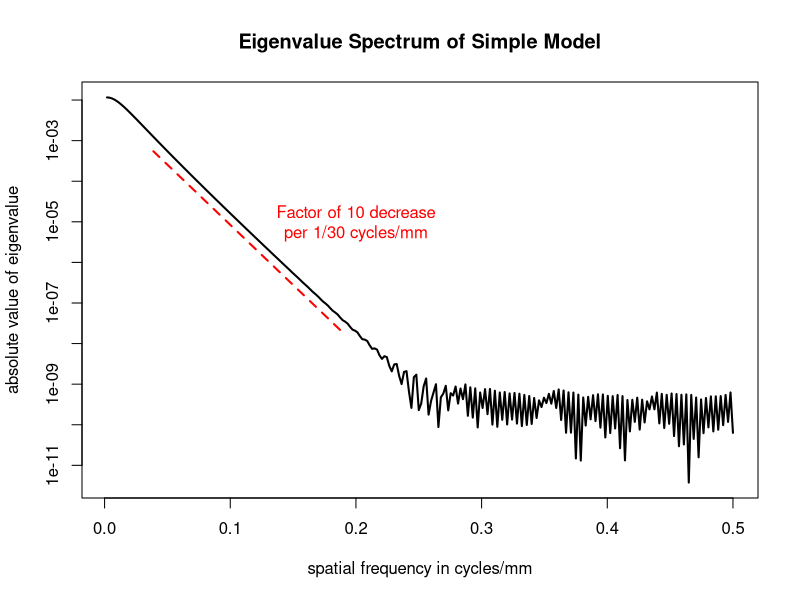

Recreate this plot in R.
## ---- chunk 1
# Estimates fraction of photons which will reach the scalp at a point r mm distant
# from the point directly over their origin, assuming their origin is b mm beneath
# the scalp.
f_b <- function(r, b){
  r1 <- sqrt(r^2+b^2)
  b*.92^r1/(4*pi*r1^1.5)
}
integrand <- function(r)r*f_b(r, 10)
## ---- chunk 2
filter <- matrix(0,512,512)
for(i in 0:128){
  for(j in 0:128){
    r <- sqrt(i^2 + j^2)
    if(r <= 128){
      temp <- f_b(r, 10)
      filter[256-i, 256-j] <- temp
      filter[256+i, 256-j] <- temp
      filter[256-i, 256+j] <- temp
      filter[256+i, 256+j] <- temp
    }
  }
}
filter_spectrum <- fft(filter)/512
eigenval_3mm_res <- abs(filter_spectrum[512, 170])
eigenval_10mm_res <- abs(filter_spectrum[512, 51])
eigenval_max <- max(abs(filter_spectrum))
err_on_inverse <- max(abs(filter - fft(filter_spectrum, inverse=TRUE)/512))
## ---- chunk 3
freqs <- (1:256)/512
plot(freqs, abs(filter_spectrum[512, 1:256]), type='l', lwd=2, log='y', xlab="spatial frequency in cycles/mm", ylab="absolute value of eigenvalue", main="Eigenvalue Spectrum of Simple Model")
linear_region <- (floor(.05*512)):(floor(.2*512))
evs <- log(abs(filter_spectrum[512, linear_region]))
frqs <- freqs[linear_region]
fit <- lm(evs ~ frqs)
lines(frqs-.01, exp(fit$fitted.values), lwd=2, lty=2, col="red")
factor_of_10 <- log(10)/coef(fit)[2]
text(.2, 1e-05, "Factor of 10 decrease\nper 1/30 cycles/mm", col="red")
